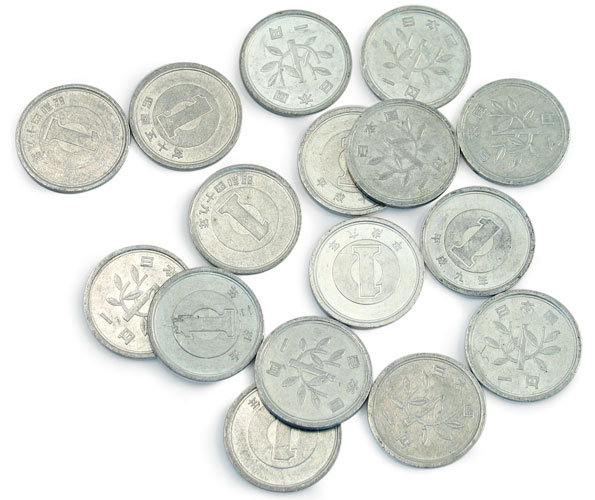
%> input picture vc/sample images/coins.jpg, 595 x 500 px
$ octave mysegm_graph_cut.m   (GNU Octave 9; MATLAB toolbox functions it lacks are replaced by stand-ins)
%> lines starting %> are read from the running program, lines starting %| are printed output that depends on the picture

% segmentacio per nivell de gris utilitzant Graph Cut
I = imread('coins.jpg');
%> I is the input picture: size 500x595x3 uint8; mean R, G, B 221.3, 223.8, 218.6
Indg = rgb2gray(I);
Ir = imresize(Indg,[100 120]);
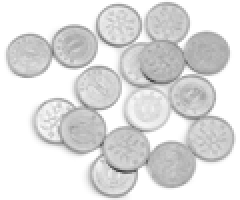
%> Ir: size 100x120 uint8 (shown 2 times larger); min 62, max 255, mean 222.4
%h = imhist(Ir);
%plot(h); pause

[F C] = size(Ir);
%> F = 100; C = 120
WM = zeros(F*C,F*C); % creacio de la matriu de pesos (lligams entre pixels)

If = double(255-Ir); % lligam amb el foreground (gris clar)
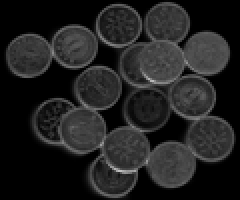
%> If: size 100x120 double (shown 2 times larger); min 0, max 193, mean 32.6
Ib = double(Ir-215); % lligam amb el background (blanc)
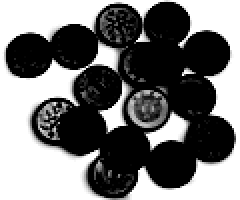
%> Ib: size 100x120 double (shown 2 times larger); min 0, max 40, mean 18.5; drawn with min black and max white

% definim (arbitrariament) el node (1,1) de la matriu WM com a foreground
% i el node WM(F*C,F*C) com a background

WM(1,1:F*C) = If(:); % lligam entre el foreground (1,1) a tots els pixels
WM(1:F*C,1) = If(:);  % la matriu ha de ser simetrica
WM(F*C,1:F*C) = Ib(:); % lligam entre el background (1,1) a tots els pixels
WM(1:F*C,F*C) = Ib(:);
WM(1,F*C) = 0; % no hi ha d'haveri cap lligam entre el foreground i el background
WM(F*C,1) = 0;
WM(F*C,F*C) = 0;
WM(1,1) = 0;

% lligam entre un pixel i els seus dos veins
for c=2:C-1
 for f=2:F-1
     %diferencia de ndg amb el vei de sota
     v = double(30-abs(Ir(f,c) - Ir(f+1,c))); % quant menys diferencia mes lligam
     WM(f+(c-1)*F,f+1+c*F) = v;
     WM(f+1+c*F,f+(c-1)*F) = v; % la matriu ha de ser simetrica
     %diferencia de ndg amb el vei del costat
     v = double(30-abs(Ir(f,c) - Ir(f,c+1)));
     WM(f+(c-1)*F,f+c*F) = v;
     WM(f+c*F,f+(c-1)*F) = v;
     %diferencia de ndg amb el vei en diagonal
     v = double(30-abs(Ir(f,c) - Ir(f+1,c+1)));
     WM(f+(c-1)*F,f+1+c*F) = v;
     WM(f+1+c*F, f+(c-1)*F) = v;
 end
end

%> (the run ends here)

$ run again, with vc/sample images/Cafe_Wshed.jpg copied over vc/sample images/coins.jpg
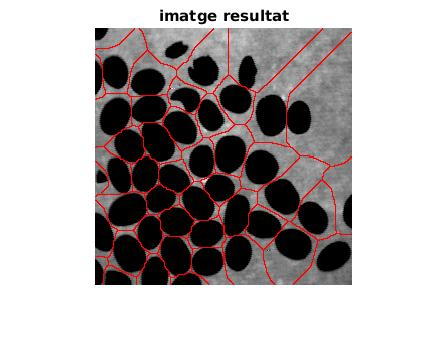
%> input picture vc/sample images/Cafe_Wshed.jpg, 448 x 354 px
%> I is the input picture: size 354x448x3 uint8; mean R, G, B 182.1, 176, 176.1
%> `If = double(255-Ir);`:
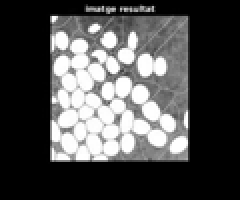
%> If: size 100x120 double (shown 2 times larger); min 0, max 255, mean 77.2
%> `Ib = double(Ir-215);`:
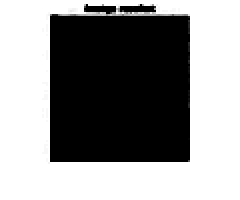
%> Ib: size 100x120 double (shown 2 times larger); min 0, max 40, mean 22.5; drawn with min black and max white

$ run again, with vc/sample images/Cafe_res.jpg copied over vc/sample images/coins.jpg
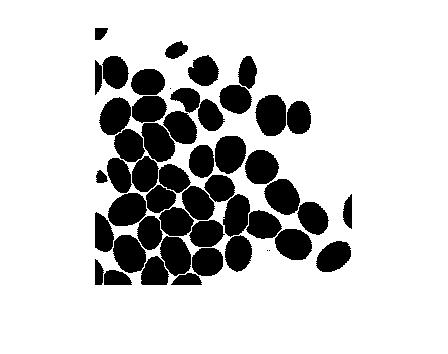
%> input picture vc/sample images/Cafe_res.jpg, 448 x 354 px
%> I is the input picture: size 354x448x3 uint8; min 0, max 255, mean 205.2
%> `If = double(255-Ir);`:
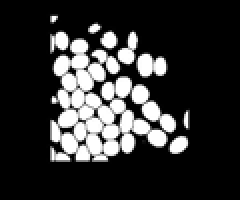
%> If: size 100x120 double (shown 2 times larger); min 0, max 255, mean 49.8
%> `Ib = double(Ir-215);`:
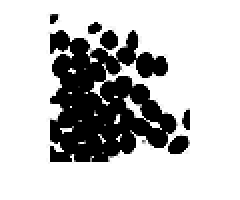
%> Ib: size 100x120 double (shown 2 times larger); min 0, max 40, mean 30.4; drawn with min black and max white
